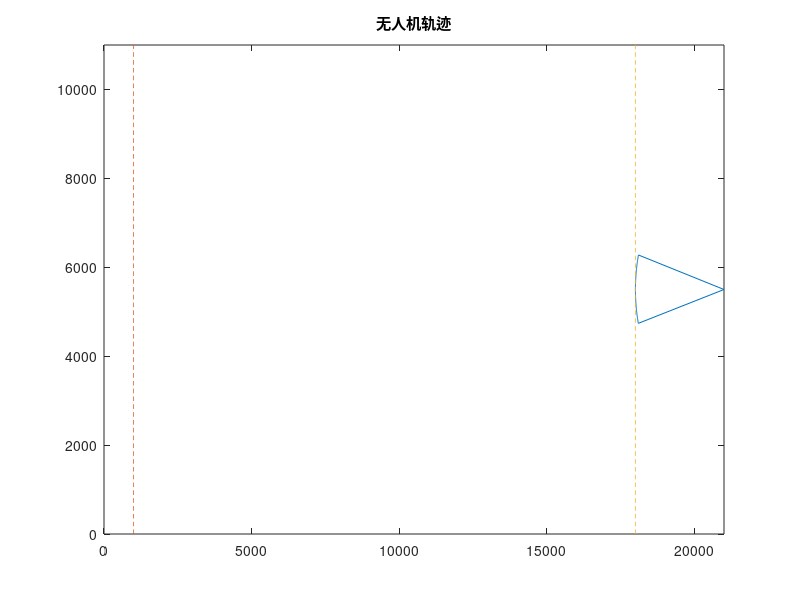

Reproduce this figure in MATLAB. (Note: this script raises an error after producing the figure.)
close all;
clear all;
%% 覆盖扇面作图
r = 3000; %雷达半径  %速度167m/s
circlex = 21000; circley = 5500; %雷达中心
anglestar = pi*165/180; angleend = pi*195/180; %扇面覆盖范围30°
cov = 2/180*pi; %单机覆盖角度
qw = 100; %计算覆盖扇面，用于画图，划分精度
qwe = anglestar:(angleend-anglestar)/qw:angleend; %计算覆盖扇面位置,用于作图
for i = 1:qw
xx(i) = circlex+r*cos(qwe(i));  yy(i) = circley+r*sin(qwe(i));
end
xxx = [circlex,xx,circlex];  yyy = [circley,yy,circley];
figure(1);
plot(xxx,yyy,'-'); %axis off%覆盖扇面作图
axis([0,21000,0,11000]); %画图范围
hold on;
%% 无人机初始状态设置
n = 20; %每一批次无人机数量
batch = 1; %无人机批次
sd = 6;
rng(sd);
%Px = rand(n,1)*100; %无人机x轴位置
Px = rand(n,1)*900; %无人机x轴位置

%Py = rand(n,1)*2000+4000; %无人机y轴位置
%Py = rand(n,1)*2000+13000; %无人机y轴位置
Py = rand(n,1)*900+5000; %无人机y轴位置
%Py = rand(n,1)*100+5000; %无人机y轴位置
%Py = rand(n,1)*900+1000; %无人机y轴位置
%Py(11:20,1) = rand(10,1)*900+8000;

%无人机开始执行覆盖任务和结束覆盖任务区域
%plot(zeros(1,1001)+1000,0:16000/1000:16000,'--');
%plot(zeros(1,1001)+18000,0:16000/1000:16000,'--');
plot(zeros(1,1001)+1000,0:11000/1000:11000,'--');
plot(zeros(1,1001)+18000,0:11000/1000:11000,'--');
%无人机初始角度
Angle = pi+atan((circley-Py)./(circlex-Px));
%% 作图设置
%无人机覆盖时扇面颜色设置
cellColors = zeros(n*batch,3);
for counter = 1:n
cellColors(counter,:)=[49/255,198/255,159/255];
end
%无人机轨迹设置
%currHandle = plot(Px,Py,'>','linewidth',2);
currHandle = plot(zeros(4,n),zeros(4,n),'LineWidth',1.5,'color','b');

titleHandle = title('无人机轨迹');
%无人机覆盖扇面作图设置
verCellHandle = zeros(n*batch,3);
for counter = 1:n*batch 
verCellHandle(counter)=patch(zeros(n*batch,1),zeros(n*batch,1),cellColors(counter,:));
end

%% 参数设置
% 连通保持控制器参数设定
R = 500;%通信半径
%R = 2000;%通信半径
deta = 0.1;%通信边界处的边权大小，越小效果越好
Epsilon = 0.1;%最小代数连通度
vmax = 27.8;%连通保持最大速度（用于限幅）
veangle = zeros(n,1);
totalTime = 1200;%仿真总时长
%dt = 0.5;%控制器更新频率
dt = 1;%控制器更新频率
numIterations = ceil(totalTime/dt)+1;%迭代次数
t = 0;
%无人机位置、角度数据储存
Px_h = zeros(n*batch,numIterations);
Py_h = zeros(n*batch,numIterations);
Angle_h = zeros(n*batch,numIterations);
Px_h(:,1) = Px;
Py_h(:,1) = Py;
Angle_h(:,1) = Angle;
%日志向量定义（记录控制量）
ue_hx = zeros(n*batch,numIterations);
ue_hy = zeros(n*batch,numIterations);
ue_hx(1:n,1) = zeros(n*batch,1)+vmax;
ue_hy(1:n,1) = zeros(n*batch,1);
uc_hx = zeros(n*batch,numIterations);
uc_hy = zeros(n*batch,numIterations);
u_hx = zeros(n*batch,numIterations);
u_hy = zeros(n*batch,numIterations);
u_hx(1:n,1) = ue_hx(1:n,1)+uc_hx(1:n,1);
u_hy(1:n,1) = ue_hy(1:n,1)+uc_hy(1:n,1);
veangle_h = zeros(n*batch,numIterations);
%初始损失和连通度计算
x = [Px(1:n) Py(1:n)];
[L,A,d] = LaplaMat(x,R,deta);
[vector,value] = eig(L);
lamde_h = zeros(numIterations,1);
lamde_h(1) = value(2,2);
disp([num2str(t),'时刻的连通度为',num2str(value(2,2))]);
number = 0; %算法执行次数
fugai = zeros(n,1)+1; %判断无人机是否参与覆盖，参与赋值1，不参与赋值0
shijian = 0;
for counter=1:numIterations
if max(Px_h(:,counter))>18000
    break;
else
    fugai = zeros(n,1)+1; %判断无人机是否参与覆盖，参与赋值1，不参与赋值0
 %   set(currHandle,'XData',Px_h(1:n,counter),'YData',Py_h(1:n,counter));
%    edges = [-0.15,0.32,-0.15,-0.15;-0.15,0,0.15,-0.15]; 
%    edges = [-150,320,-150,-150;-150,0,150,-150]/2;
% 无人机位置
    edges = [-150,320,-150,-150;-100,0,150,-100];
    n_edges = zeros(2*n,4);
    for k = 1:n
        Rt = [cos(veangle_h(k,counter)), -sin(veangle_h(k,counter)); sin(veangle_h(k,counter)), cos(veangle_h(k,counter))];
        for i = 1:4
            n_edges(1+2*(k-1):2*k,i) = Rt*edges(:,i) + [Px_h(k,counter);Py_h(k,counter)];
        end
    end
    for i=1:n
        set(currHandle(i),'XData',real(n_edges(2*i-1,:)'),'YData',real(n_edges(2*i,:)'));
    end       
%% 角度覆盖控制律
   ue = ccangle(Px_h(1:n,counter),Py_h(1:n,counter),Angle_h(1:n,counter),ue_hy(1:n,counter),veangle_h(1:n,counter),anglestar,angleend,R,circlex,circley,vmax,cov);
   ue_hx(1:n,counter+1)=ue(:,1);
   ue_hy(1:n,counter+1)=ue(:,2);
%% 判断无人机控制率是否改变，使无人机轨迹平滑
for i=1:n
if abs(ue_hx(i,counter+1)-ue_hx(i,counter))<0.01
    ue_hx(i,counter+1) = ue_hx(i,counter);
end
if abs(ue_hy(i,counter+1)-ue_hy(i,counter))<0.01
    ue_hy(i,counter+1) = ue_hy(i,counter);
end
end

%% 分段连通约束控制
lamde2est=ones(n,1)*value(2,2);
v2=vector(:,2);
uc=connect_preserve(lamde2est,v2,x,d,A,R,deta,Epsilon);
%限幅处理
for agent=1:n
    if norm(uc(agent,:))>vmax
        uc(agent,:)=vmax*uc(agent,:)./norm(uc(agent,:));
    end
end
uc_hx(1:n,counter+1)=uc(:,1);
uc_hy(1:n,counter+1)=uc(:,2);

%% 总控制
u = 3*uc+ue;%控制律叠加
% u = ue;
%u = ue;%控制律叠加
u_hx(1:n,counter+1) = u(:,1);
u_hy(1:n,counter+1) = u(:,2);
Px_h(1:n,counter+1) = Px_h(1:n,counter)+u(:,1)*dt;
Py_h(1:n,counter+1) = Py_h(1:n,counter)+u(:,2)*dt;
Angle_h(:,counter+1) = pi+atan((circley-Py_h(:,counter+1))./(circlex-Px_h(:,counter+1)));
Angle = Angle_h(1:n,counter+1);
% if sum(u_hy(1:n,counter+1)./(zeros(n,1)+vmax) > 1) 
%     disp("out of range")
% end
veangle_h(1:n,counter+1) = asin(u_hy(1:n,counter+1)./(zeros(n,1)+vmax));  

%% 判断无人机是否执行覆盖任务
for i=1:n
    if Px_h(i,counter)<=1000
        fugai(i,1) = 0;
        u_hx(i,counter+1) = u_hx(i,counter);
        u_hy(i,counter+1) = u_hy(i,counter);
        Px_h(i,counter+1) = Px_h(i,counter)+u_hx(i,counter+1)*dt;
        Py_h(i,counter+1) = Py_h(i,counter)+u_hy(i,counter+1)*dt;
        Angle_h(i,counter+1) = pi+atan((circley-Py_h(i,counter+1))./(circlex-Px_h(i,counter+1)));
        Angle(i) = Angle_h(i,counter+1);
        veangle_h(i,counter+1) = asin(u_hy(i,counter+1)/vmax);
    end
end

%% 计算下一时刻的连通度
[L,A,d]=LaplaMat([Px_h(1:n,counter+1) Py_h(1:n,counter+1)],R,deta);
[vector,value]=eig(L);
disp([num2str((counter+1)),'时刻的连通度为',num2str(value(2,2))])
lamde_h(counter+1)=value(2,2);
%计算下一时刻的覆盖损失
%位置与时间更新
x=[Px_h(1:n,counter+1) Py_h(1:n,counter+1)]; 
%% 覆盖率
chong = 0; % 角度重叠
cyfg = [];
jd = [];
bcyfg = find(fugai==1);
for j=1:size(bcyfg,1)
    cyfg(j,1) = Angle(bcyfg(j));
end

Anglerate = sort(cyfg);
% for j = 1:size(Anglerate, 1)
%     disp(Anglerate(j, 1))
% end

zsfu = find(Anglerate>anglestar & Anglerate<angleend);
for l = 1:size(zsfu,1)
    jd(l,1) =  Anglerate(zsfu(l));
end
if size(jd,1)==0
    coverage(counter)=0;
else
    if jd(1)-anglestar<cov/2
        chong= chong+anglestar-jd(1)+cov/2;
    end
    for i=2:size(jd,1)
        if jd(i)-jd(i-1)<cov
            chong=chong+jd(i-1)+cov-jd(i);
        end
    end
    if angleend-jd(end)<cov/2
        chong=chong+jd(end)+cov/2-angleend;
    end
    coverage(counter)=(cov*size(jd,1)-chong)/(pi/6);
end
if coverage(counter) >=0.85
    shijian = shijian+1;
    shicov(counter) = shijian/counter;
end
for k=1:n
    if Angle(i)<angleend & Angle(i)> anglestar
        xshang(k)=circlex+r*cos(Angle(k,1)-cov/2);
        yshang(k)=circley+r*sin(Angle(k,1)-cov/2);
        xxia(k)=circlex+r*cos(Angle(k,1)+cov/2);
        yxia(k)=circley+r*sin(Angle(k,1)+cov/2);
        qwer=[circley,yshang(k),yxia(k),circley];
        qwe=[circlex,xshang(k),xxia(k),circlex];
        set(verCellHandle(k), 'XData',qwe,'YData',qwer);
    else
    end
end
drawnow
end
number=number+1;
end

wei=size(coverage,2);
coverage(1,wei)
shicov(1,wei)
figure(2);
plot(0:1:wei-1,lamde_h(1:wei),'LineWidth',1.5,'color','r');
hold on;
plot(0:1:wei-1,zeros(1,wei)+Epsilon,'--','LineWidth',1.5,'color','b');
title('代数连通度变化');
xlabel('迭代次数');
ylabel('\lambda_2');
xlim([0,number])
ylim([0,max(lamde_h)+0.1])

figure(3);
plot(0:1:wei-1,coverage,'-','LineWidth',1.5,'color','r');
hold on;
plot(0:1:wei-1,zeros(1,wei)+0.8,'--','LineWidth',1.5,'color','b');
axis([0,number,0,1.1]);
title('覆盖率变化');
xlabel('迭代次数');
ylabel('覆盖率');

figure(4);
plot(0:1:wei-1,shicov,'-','LineWidth',1.5,'color','r');
hold on;
plot(0:1:wei-1,zeros(1,wei)+0.85,'--','LineWidth',1.5,'color','b');
title('时间覆盖率');